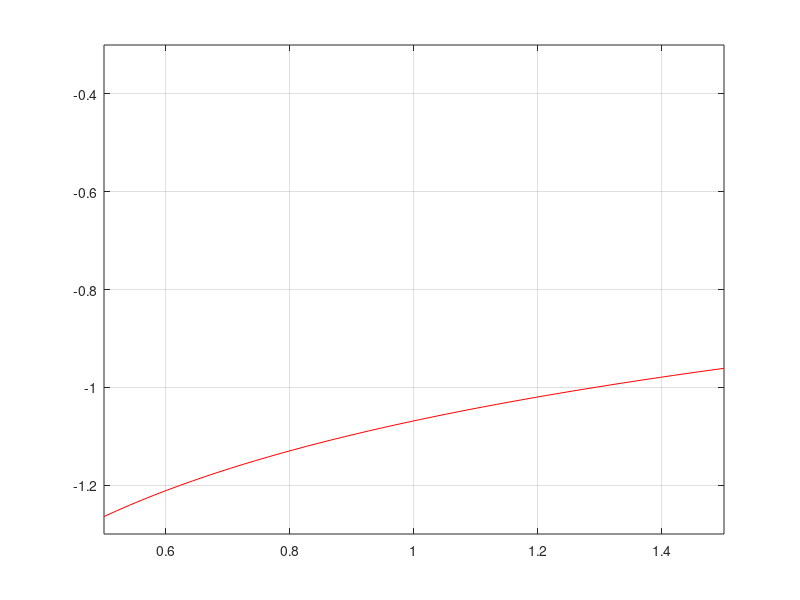

This figure's MATLAB source:
format long
x = 1:0.5:5;
y1 = [];

for i = 1:numel(x)
    y1 = [y1; fsolve(@(y)(exp(x(i)*y) - cos(x(i) * y^3)), -1, optimset('TolFun', 1e-7))];
end
f = @(x, y)(exp(x.*y) - cos(x .* y.^3));
figure
x2 = linspace(0.5, 1.5, 50);
y2 = [];
for i = 1:numel(x2)
    y2 = [y2; fsolve(@(y)(exp(x2(i)*y) - cos(x2(i) * y^3)), -1, optimset('TolFun', 1e-7))];
end
plot(x2, y2, 'r')
grid on
axis([0.5 1.5 -1.3 -0.3])
